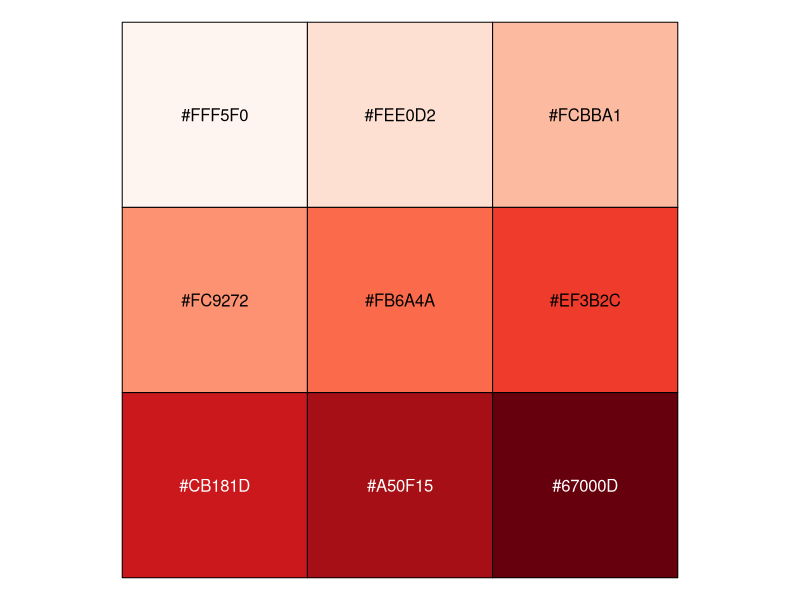
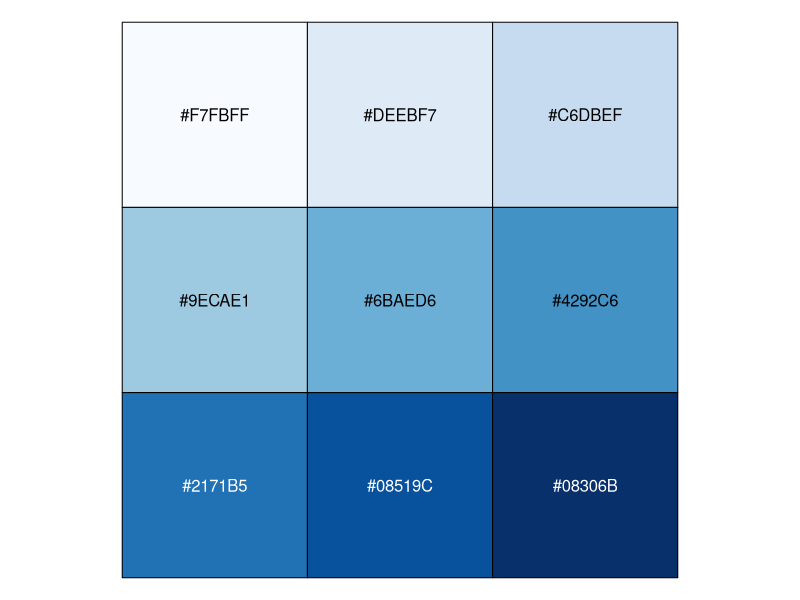
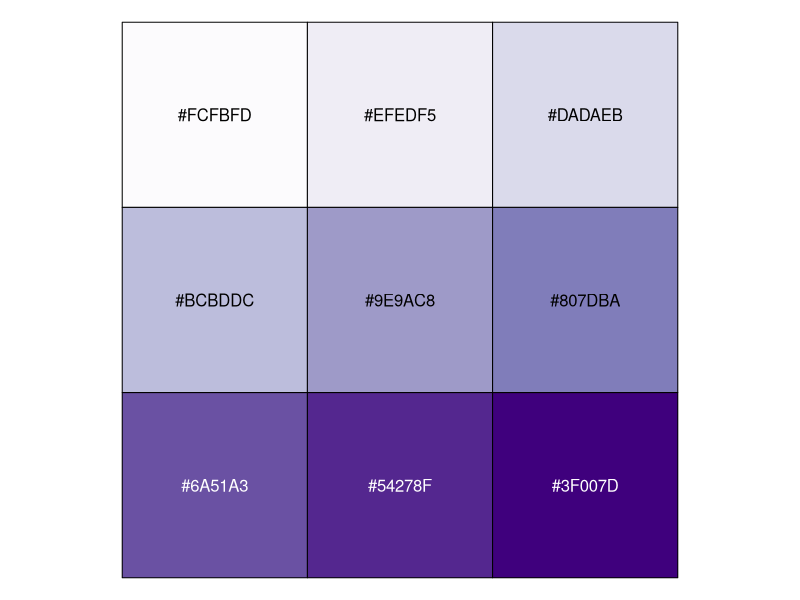
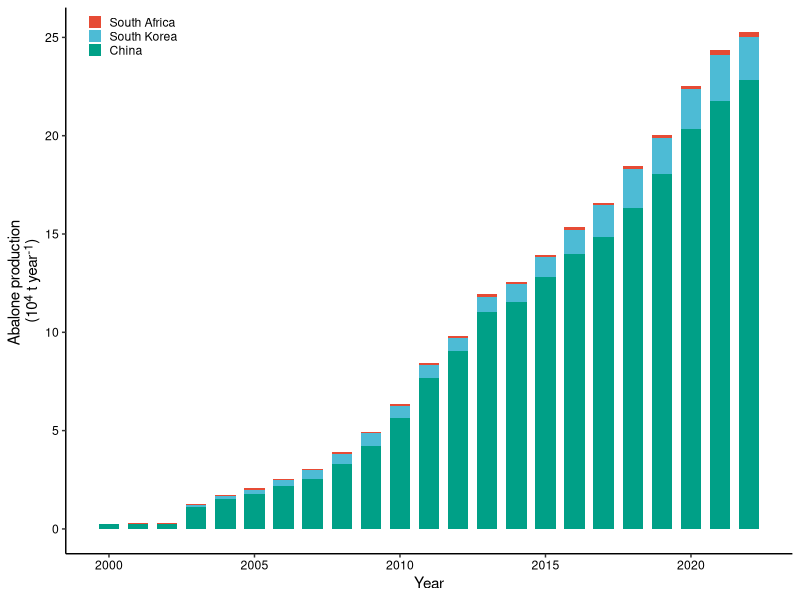
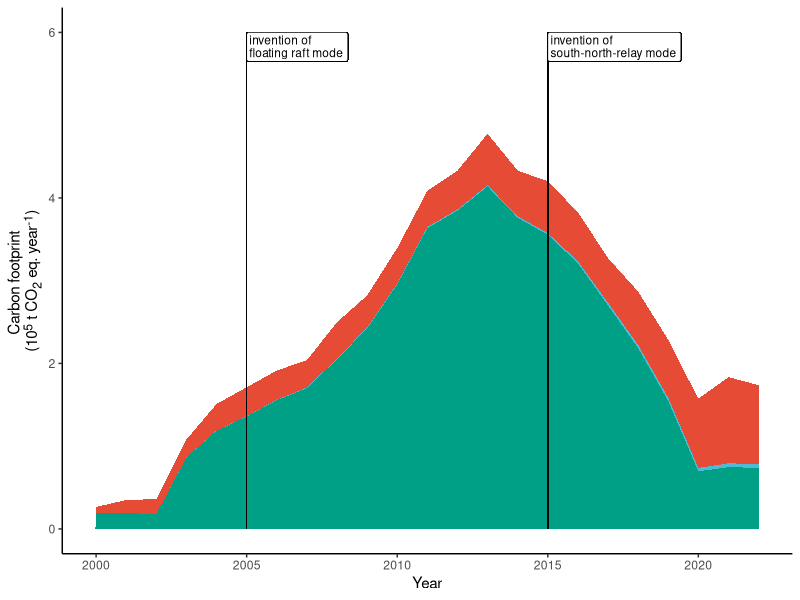
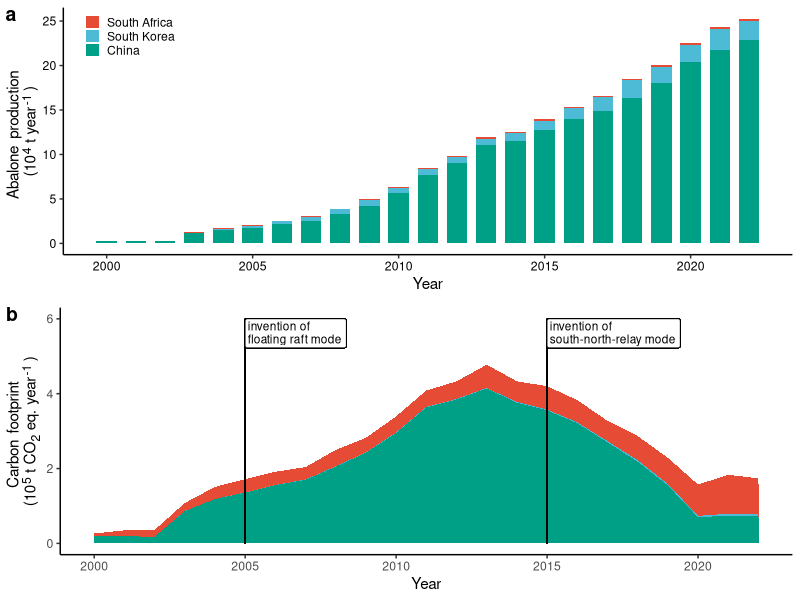
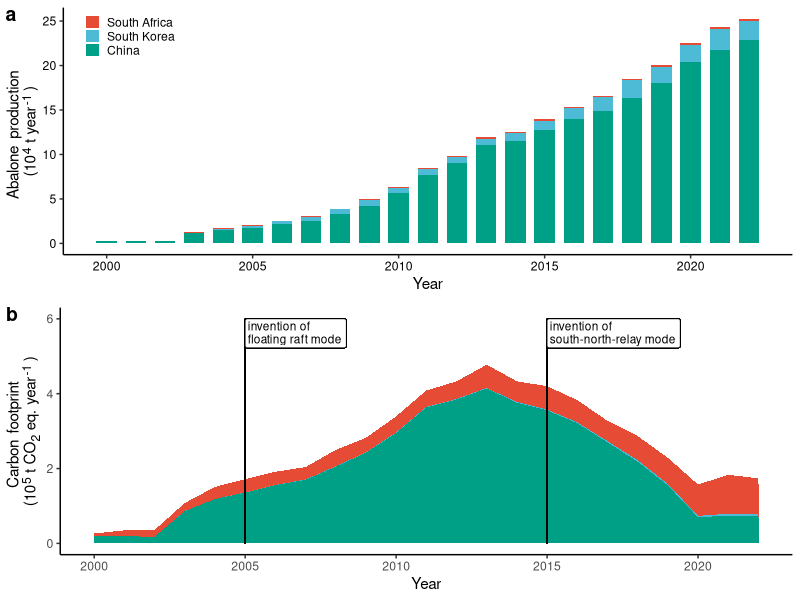
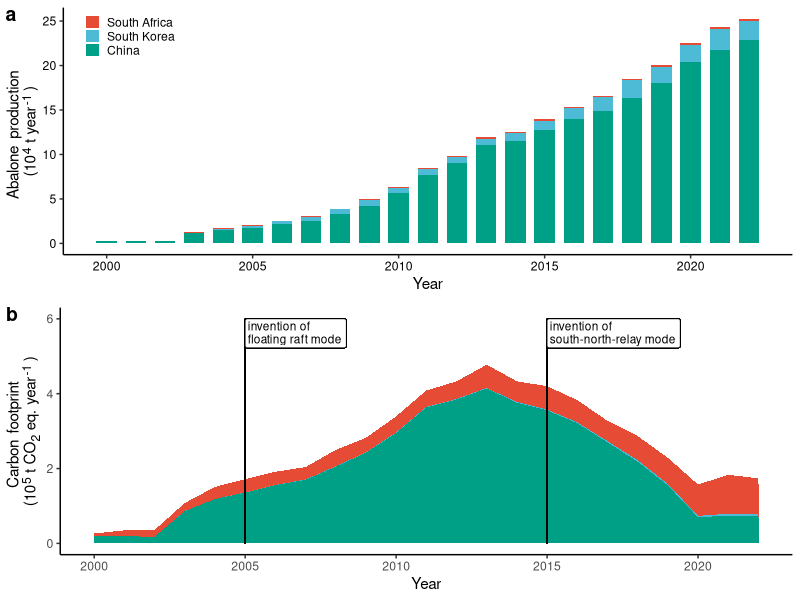

Generate these figures, in order, with R:
## ---- chunk 1
knitr::opts_chunk$set(echo = TRUE)


library(ggplot2)    # theme(), geoms
library(ggtext)     # element_markdown()
library(ggsci)      # scale_fill_npg()
library(patchwork)  # (p1 / p2) + plot_layout(tag_levels = "a")
library(readxl)     # read_excel()
library(dplyr)      # %>% , filter(), mutate()
library(tidyr)      # pivot_longer()

## ---- chunk 2
scales::show_col(RColorBrewer::brewer.pal(9, "Reds"))
scales::show_col(RColorBrewer::brewer.pal(9, "Blues"))
scales::show_col(RColorBrewer::brewer.pal(9, "Purples"))

## ---- chunk 3
library(ggtext)
library(ggsci)

mytheme <- 
   theme(legend.key.height = unit(0.7, "line"),
         legend.key.width =  unit(0.7, "line"),
         theme(legend.position.inside = c(1, 0.05)),
         legend.justification = c(1,0)
         )+
   theme(axis.text = element_text(color = "black"))

## ---- chunk 4


d0 <- read_excel("Fig. 3.xlsx", sheet = 1)

d <- d0 %>% 
  pivot_longer(cols = 2:4) 

d$name <- factor(d$name, 
                 levels = rev(c("China","South Korea","South Africa"))
                 )
p_1 <-
d %>% 
  ggplot(aes(year, value, fill = name))+
  theme_classic()+
    geom_col(position = "stack", width = 0.7)+
  
   labs(x = "Year",
       y = "Abalone production <br> (10<sup>4</sup> t year<sup>-1</sup>)",
       fill = NULL
       )+
  mytheme+
  theme(legend.position = c(0.02, 1), 
  legend.justification   = c(0, 1) 
        )+
  theme(axis.title.y = element_markdown())+
   scale_fill_npg()

p_1
## ---- chunk 5


d0 <- read_excel("Fig. 3.xlsx", sheet = 3)

d <- d0 %>% 
  pivot_longer(cols = 2:4) 

d$name <- factor(d$name, 
                 levels = rev(c("China","Korea","South Africa"))
                 )

p_2 <-
d %>% 
  ggplot(aes(year, value, fill = name))+
  theme_classic()+
    geom_area(position = "stack")+

  
  labs(x = "Year",
     y = "Carbon footprint <br>(10<sup>5</sup> t CO<sub>2</sub> eq. year<sup>-1</sup>)"
    )+
  
  guides(fill = "none")+

theme(axis.title.y = element_markdown())+
  scale_fill_npg()+
  scale_y_continuous(limits = c(0, 6))+
  #geom_point(x = 2005, y = 6, shape = 16, size = 2)+
  #geom_point(x = 2005, y = 6, shape = 1, size = 4)+
  geom_segment(x = 2005, xend = 2005, y = 6, yend = 0, linewidth = 0.2)+
  #geom_point(x = 2015, y = 6, shape = 16, size = 2)+
  #geom_point(x = 2015, y = 6, shape = 1, size = 4)+
  geom_segment(x = 2015, xend = 2015, y = 6, yend = 0, linewidth = 0.2)+
  geom_label(x= 2005, y = 6, 
             hjust = 0, vjust = 1,
             fill = "white",
             label = "invention of \nfloating raft mode",
               lineheight = 0.9,
             size = 3
             )+
  geom_label(x= 2015, y = 6, 
             hjust = 0,vjust = 1,
             fill = "white",
             label = "invention of \nsouth-north-relay mode",
             lineheight = 0.9,
             size = 3
             )
  


p_2
## ---- chunk 6
library(cowplot)

fig3 <- plot_grid(
  p_1, p_2,
  ncol = 1,
  labels = c("a", "b"),
  label_size = 14,
  label_fontface = "bold",
  label_x = 0, 
  label_y = 1 
)

fig3
ggsave("figure 3.png", plot = fig3, width = 474/90, height = 449/90, dpi = 900)
ggsave("figure 3.pdf", plot = fig3,  width = 474/90, height = 449/90)
